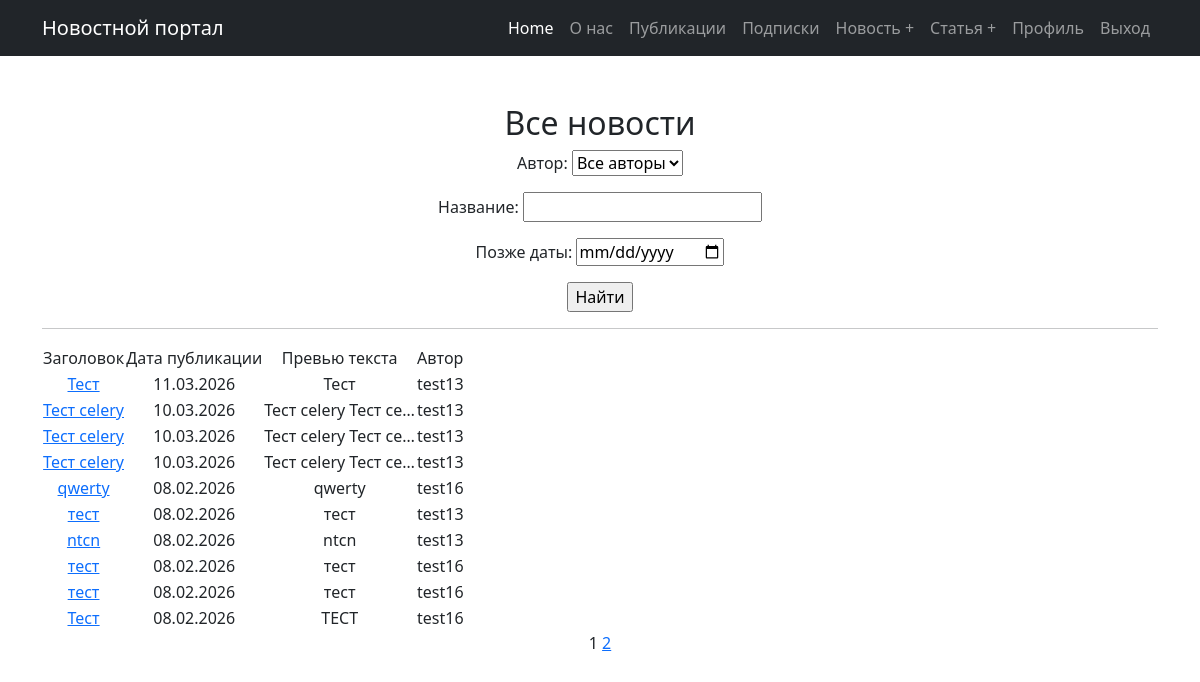
Screenshot of / (signed in) with the database file from the repository.
### news/models.py (models this page shows, shortened)
class Post(models.Model):
    news = 'N'
    article = 'A'
    TYPES = [(news, 'Новость'), (article, 'Статья')]
    type = models.CharField(max_length=1, choices=TYPES, default=news)
    time_in = models.DateTimeField(auto_now_add=True)
    title = models.CharField(max_length=255)
    text = models.TextField()
    rating = models.IntegerField(default=0)
    author = models.ForeignKey('Author', on_delete=models.CASCADE, related_name='posts')
    categories = models.ManyToManyField('Category', through='PostCategory')

class Author(models.Model):
    user = models.OneToOneField(User, on_delete=models.CASCADE, related_name="author_profile")
    rating = models.IntegerField(default=0)
    def __str__(self):
        return self.user.username

### news/views.py (the view)
# urls.py: path('', PostList.as_view(), name='post_list'),
class PostList(ListView):
    model = Post
    ordering = '-time_in'
    template_name = 'news/posts.html'
    context_object_name = 'posts'
    paginate_by = 10
    def get_queryset(self):
        queryset = super().get_queryset()
        self.filterset = PostFilter(self.request.GET, queryset=queryset)
        return self.filterset.qs
    def get_context_data(self, **kwargs):
        context = super().get_context_data(**kwargs)
        context['filterset'] = self.filterset
        return context

### news/templatetags/custom_filters.py (called while the page is built)
@register.filter()
def censor(value):
    if not isinstance(value, str):
        return value
    text = value
    for word in BAD_WORDS:
        if word.lower() in text.lower():
            replacement = word[0] + "*" * (len(word)-2) + word[-1]
            text = text.replace(word, replacement)
    return text

### news/templates/news/posts.html (shortened to what this page needs)
{% extends 'default.html' %}
{% load custom_filters %}
{% load custom_tags %}
{% block content %}
    <h2> Все новости </h2>
   <form action="" method="get">
       {{ filterset.form.as_p }}
       <input type="submit" value="Найти" />
   </form>
    <hr>
    {% if posts %}
        <table>
            <tr>
                <td>Заголовок</td>
                <td>Дата публикации</td>
                <td>Превью текста</td>
                <td>Автор</td>
            </tr>
            {% for post in posts %}
            <tr>
                <td><a href="{% url 'post_detail' post.id %}">{{ post.title|censor }}</a></td>
                <td>{{ post.time_in|date:'d.m.Y' }}</td>
                <td>{{ post.text|truncatechars:20|censor }}</td>
                <td> {{post.author}}</td>
            </tr>
            {% endfor %}
        </table>
    {% else %}
        <h2>Новостей нет!</h2>
    {% endif %}
   {{ page_obj.number }}
   {% if page_obj.has_next %}
       <a href="?page={{ page_obj.next_page_number }}">{{ page_obj.next_page_number }}</a>
   {% endif %}
{% endblock %}

### rows the page displays
Post: title|censor "Тест", time_in "11.03.2026", text|censor "Тест", author "test13"
Post: title|censor "Тест celery", time_in "10.03.2026", text|censor "Тест celery Тест ce…", author "test13"
Post: title|censor "Тест celery", time_in "10.03.2026", text|censor "Тест celery Тест ce…", author "test13"
Post: title|censor "Тест celery", time_in "10.03.2026", text|censor "Тест celery Тест ce…", author "test13"
Post: title|censor "qwerty", time_in "08.02.2026", text|censor "qwerty", author "test16"
Post: title|censor "тест", time_in "08.02.2026", text|censor "тест", author "test13"
Post: title|censor "ntcn", time_in "08.02.2026", text|censor "ntcn", author "test13"
Post: title|censor "тест", time_in "08.02.2026", text|censor "тест", author "test16"
Post: title|censor "тест", time_in "08.02.2026", text|censor "тест", author "test16"
Post: title|censor "Тест", time_in "08.02.2026", text|censor "ТЕСТ", author "test16"

### other values shown
{{ page_obj.number }} "1"
{{ page_obj.next_page_number }} "2"
